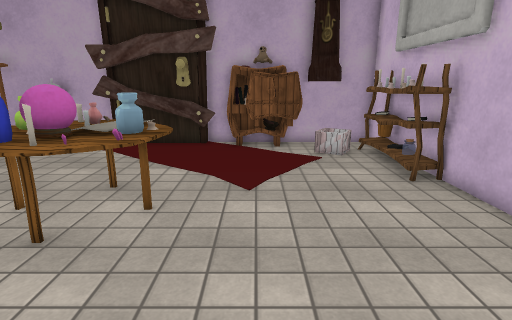
[1] (above)

15 first-person views from a walk through a scene from a Unity 3-D project. The camera is 1.5 m above the floor, tilts 14° down and sees 80° across. The floor is counted in squares, 0.5 m on a side. Each view is taken from the middle of a square. On the plan, view 1 faces up. The plan holds only what a view shows up to about 20 squares ahead; the rest is blank. The place goes on beyond the plan. The player character is not drawn. Some surface patterns are stand-ins.

[2]
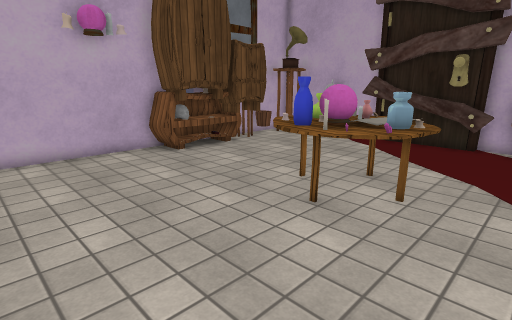

[3]
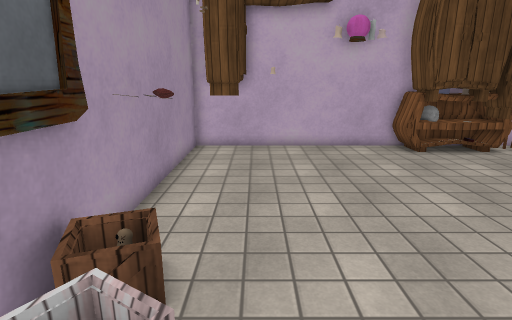

[4]
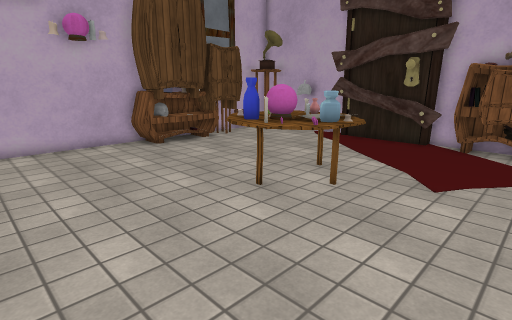

[5]
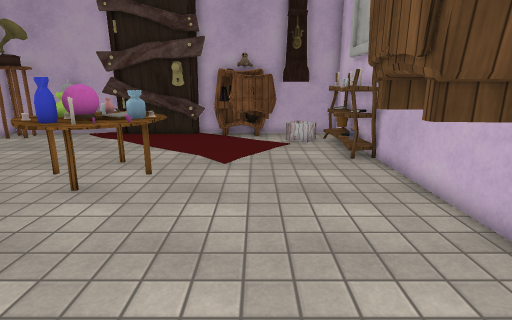

[6]
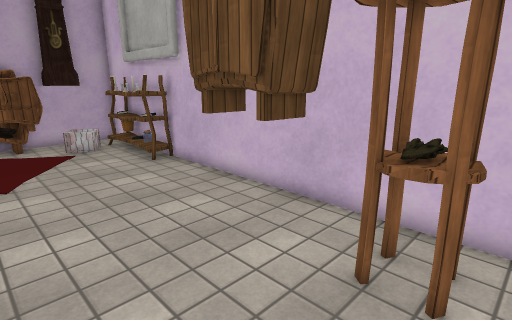

[7]
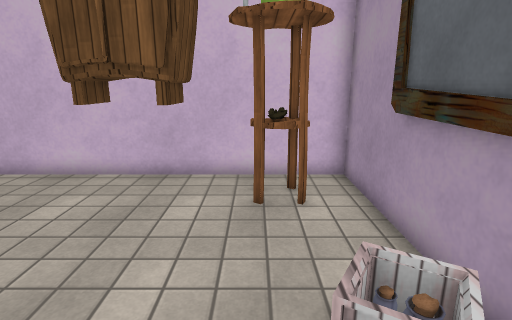

[8]
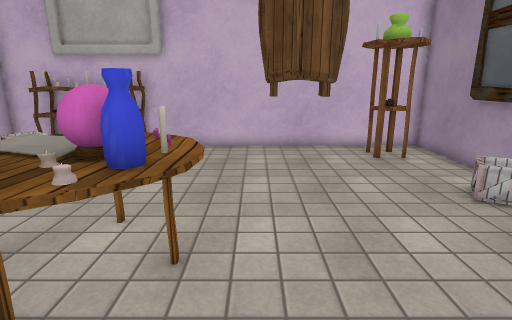

[9]
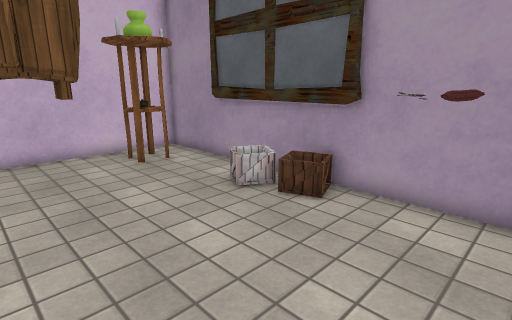

[10]
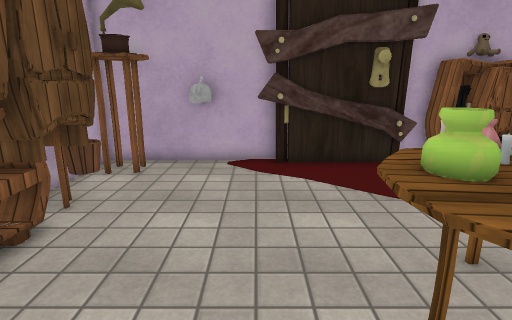

[11]
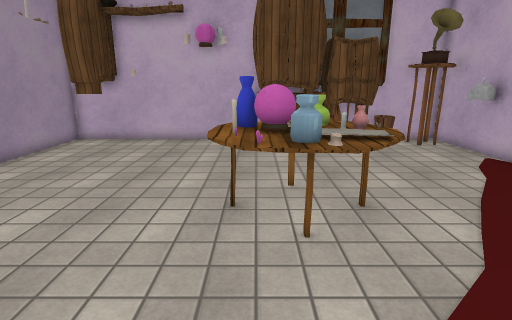

[12]
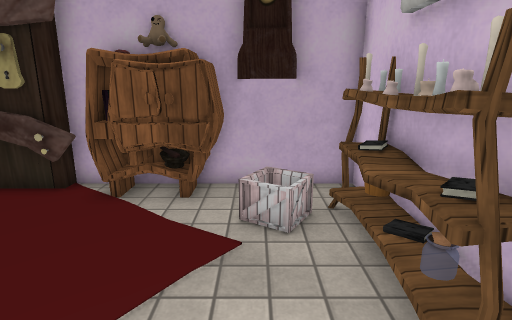

[13]
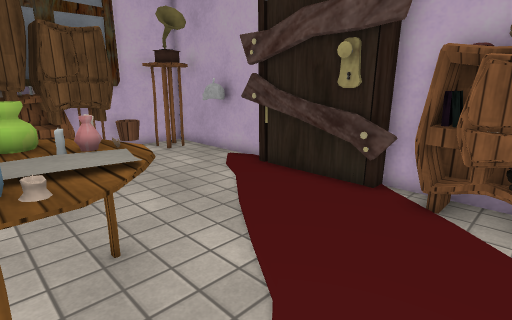

[14]
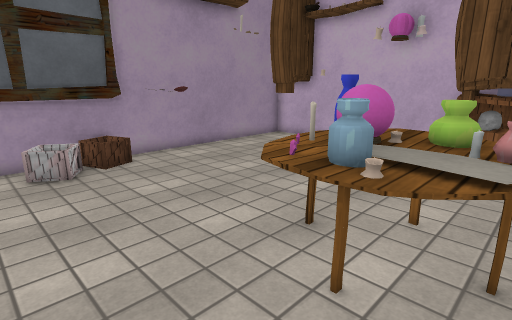

[15]
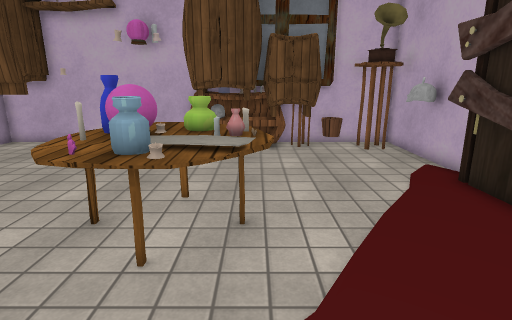

### Floor plan
Points are (right, up) in squares from view 1. A wall is a line through its corners. A room is listed if a view was taken in it or the views show most of it. See-through windows are left out.
Room 1 (views 1, 2, 3, 4, 5, 6, 7, 8, 9, 10, 11, 12, 13, 14, 15)
walls: (-12.4, 6.4) (-12.5, 6) (-14, 6); (-12.4, 6.5) (-12.4, 6); (-2.5, 15.2) (-8, 15.1); (-6.2, 15.2) (-7.3, 15.1); (-2.4, 15.4) (-7.2, 15.4); (-4.1, -3.8) (2.4, -3.8); (-4.6, -4) (6, -4) (6, 12.5); (-13.4, 9.8) (-14, 9.8) (-14, -1.5); (-13.8, 9.5) (-13.8, 9); (-7.1, 16) (-14, 16) (-14, 10.2); (-0.9, 16) (-0.9, 15.4); (-0.4, 16) (-2.5, 16) (-2.5, 15.2) (-3.3, 15.1); (-13.8, 13) (-13.8, 12.2); (6, 13.4) (6, 16) (1.5, 16); (-14, -4) (-5.4, -4)
low walls: (-12.5, 5.8) (-14, 5.8); (1.4, 14.6) (1.4, 15.4); (1.5, 14.7) (0.5, 14.7); (1.4, 14.8) (0.8, 14.9)
objects: other object (-14, -3) to (-12, -2); other object (-13, 9); other object (-13, 10) to (-12, 12); other object (-13, 11) to (-13, 12); other object (-13, 13); other object (-13, 14) to (-12, 15); other object (-12, 6) to (-12, 9); skull (-10, 15); other object (-7, -3); candle (-6, 6); vase (-6, 7) to (-6, 8); table (-6, 9); table (-5, 5); vase (-5, 6); candle (-5, 7); candle (-5, 8); other object (-5, 9); candle (-4, 5) to (-4, 6); table (-4, 5) to (-2, 9); vase (-4, 9); other object (-3, 6); vase (-3, 7); rug (-2, 15); other object (-1, 15); rug (0, 14) to (1, 14); other object (2, 14) to (2, 15); other object (3, -2); other object (3, -1); other object (3, 1) to (5, 4); other object (3, 15); other object (4, -2); other object (4, -1); other object (5, -2) to (5, -1); plank (5, 9); candle (5, 10); candle (5, 11); candle (5, 12); other object (5, 13); candle (5, 14)

Positions as (right, up) in squares from view 1, and headings:
1: (0, 0), facing up
2: (0, -1), facing up-left
3: (1, -1), facing left
4: (2, -1), facing up-left
5: (1, -3), facing up
6: (-1, -3), facing up-right
7: (-4, -1), facing right
8: (-9, 4), facing right
9: (-8, 4), facing down-right
10: (-8, 4), facing up
11: (3, 6), facing left
12: (3, 7), facing up
13: (1, 7), facing up-left
14: (1, 9), facing down-left
15: (2, 9), facing left
